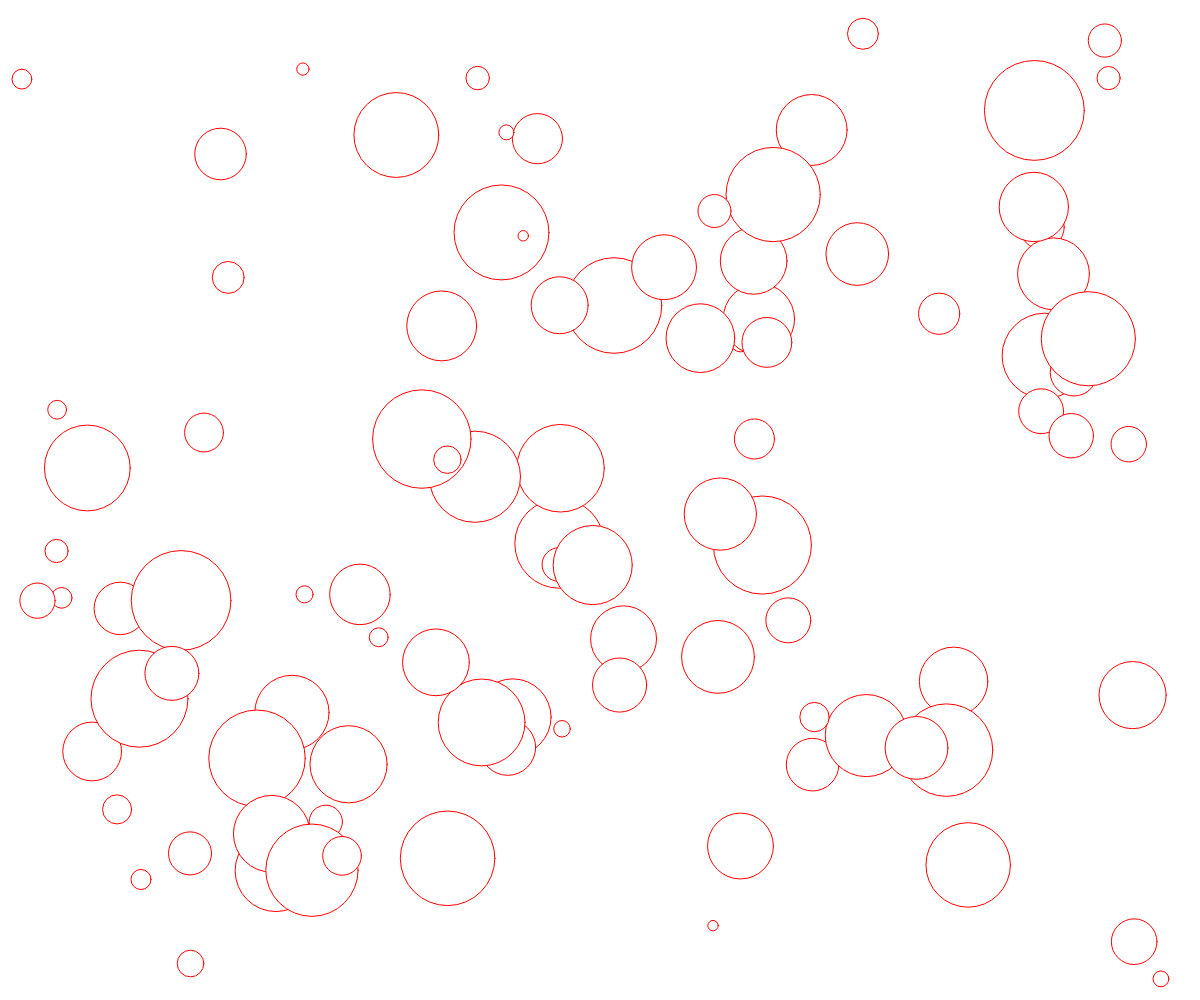
Frame 1 (no input)
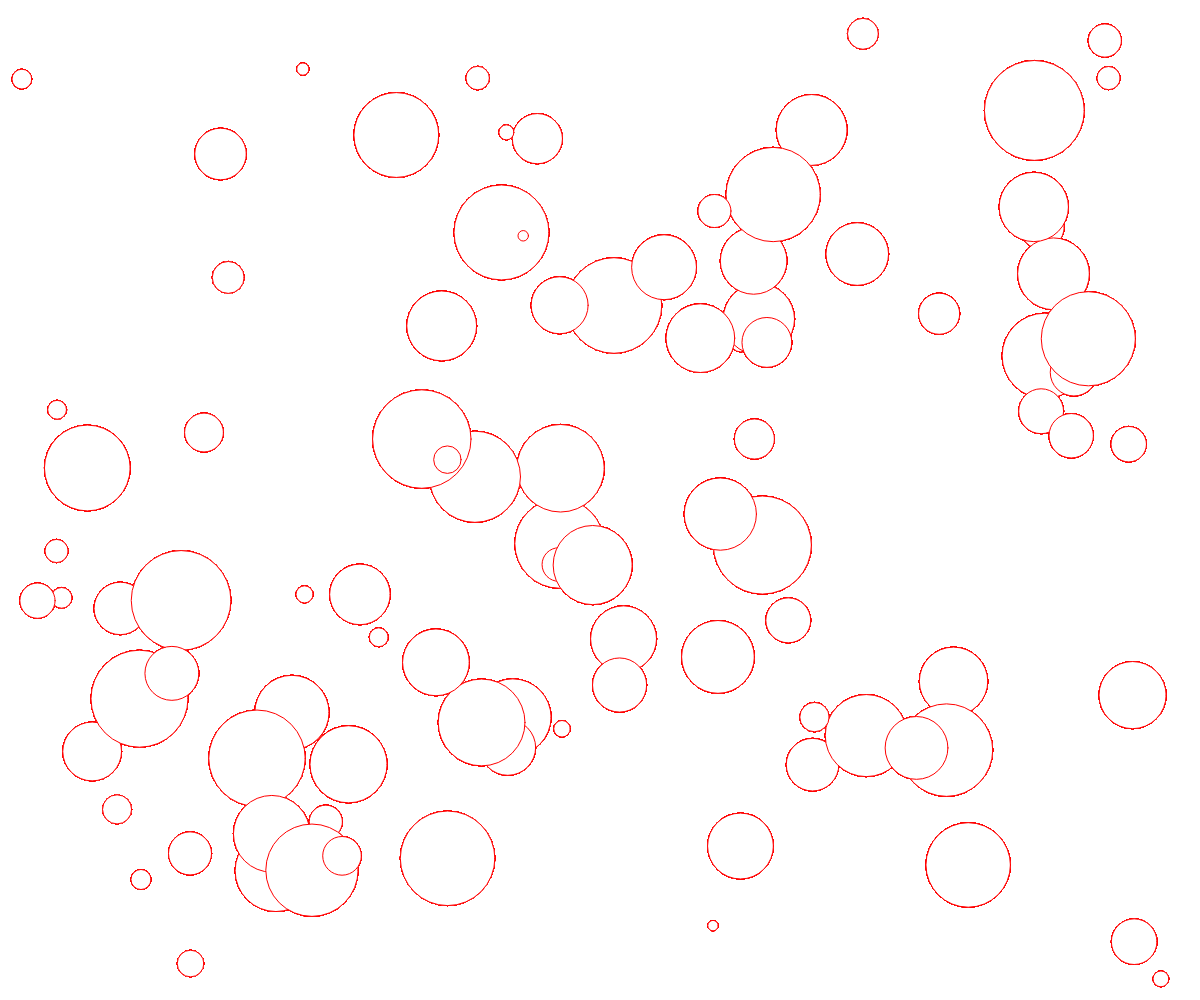
Frame 60 (no input)
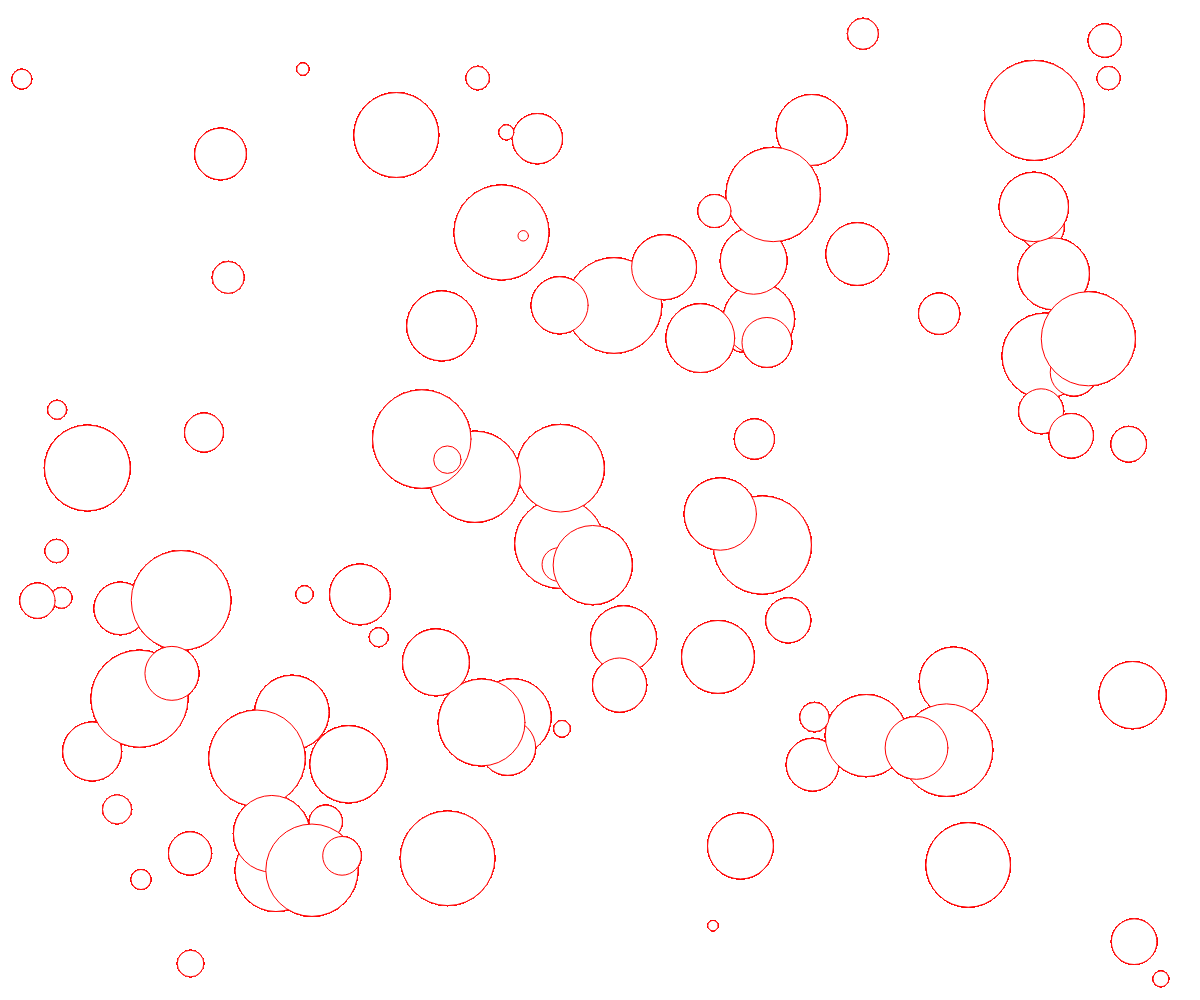
Frame 120 (the mouse pressed at the canvas centre since frame 60)

The p5.js sketch that drew these frames (run headless with seeded random() and noise() and a simulated clock; from frame 60 on, the mouse is pressed at the canvas centre):

// p5.js sketch
// ── sketch.js
function preload(){

}

var circles = [];
const AGENT_NUM = 100;

function setup(){
    createCanvas(windowWidth, windowHeight);

    for(var i = 0; i < AGENT_NUM; i++){
        var radius = random(10,100);
        circles.push(new Circle(
            random(0 + radius, windowWidth - radius),
            random(0 + radius, windowHeight - radius),
            radius
        ));
    }
}

function draw(){

    for(var i = 0; i < AGENT_NUM; i++){
        stroke(255, 0, 0);
        fill(255);
        circles[i].draw();
    }

}

function windowResized(){
    resizeCanvas(windowWidth, windowHeight);
}
// ── circle.js
function Circle(_x, _y, _r){
    
    this.position = createVector(_x, _y);
    this.r = _r;

    this.draw = function(){
        ellipse(this.position.x, this.position.y, this.r, this.r);
    }

    this.setRadius = function(_r){
        this.r = _r;
    }
}
// ── style.css
body{
    margin: 0;
    padding: 0;
}

canvas{
    margin: 0;
    padding: 0;
}
